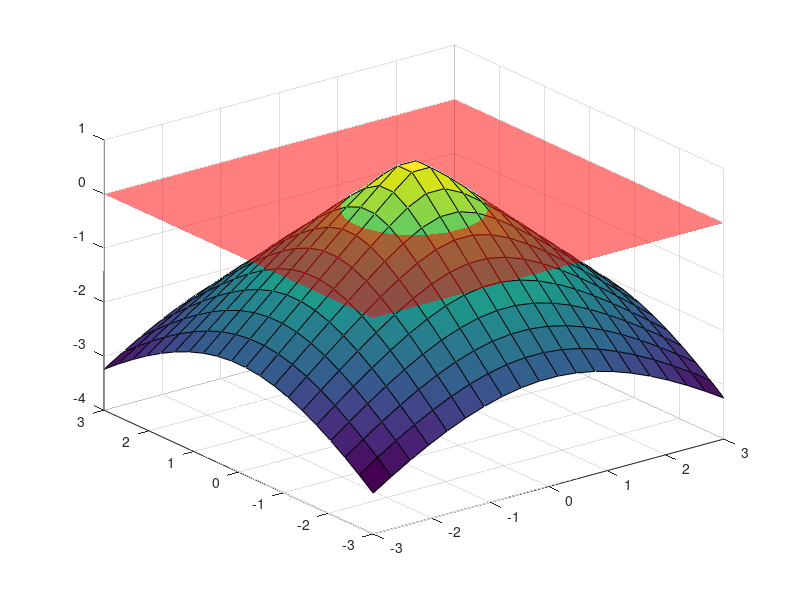

Write MATLAB code to recreate this figure. (Note: this script raises an error after producing the figure.)
s = linspace(-3, 3, 20);

[X,Y] = meshgrid(s, s);

[th,r] = cart2pol(X, Y);

d = 1- r;

clf
surf(X,Y, d)
hold on
surf(X,Y, d*0, 'FaceColor', [1 0 0], 'FaceAlpha', 0.5, 'EdgeColor', 'none')
zaxis(-3, 1)
xlabel('x'); ylabel('y')
zlabel('signed distance function')

rvcprint('-opengl');